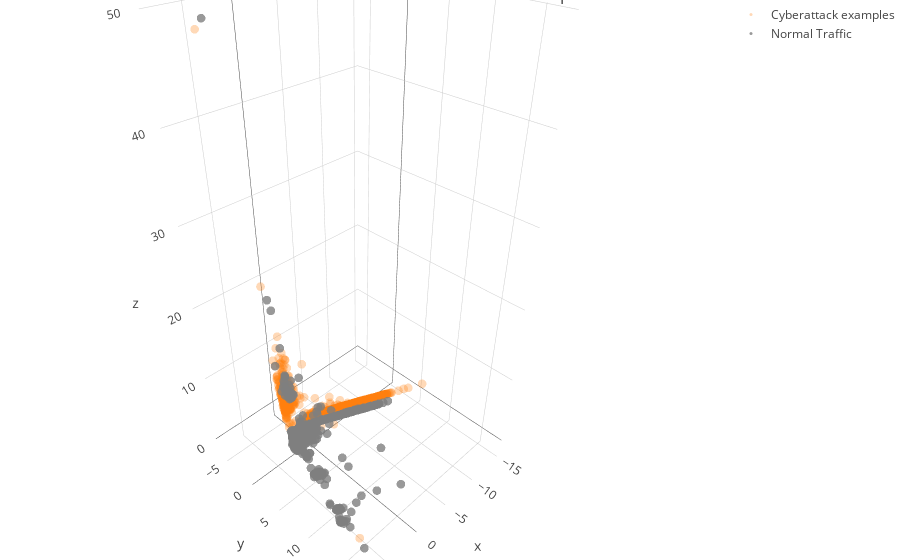

Source (notebook cell):
### Code cell
# Graphing 3-D reduced data
marker_pos = dict(size=3, symbol='circle',
                  #color='rgb(127, 127, 127)',
                  color = 'rgb(255, 127, 14)',
                  #line=dict(width=1, color='rgba(217, 217, 217, 0.14)'),
                  opacity=0.3)
marker_neg = dict(size=3, symbol='circle',
                  color='rgb(127, 127, 127)',
                  #line=dict(color='rgb(204, 204, 204)',width=0.5),
                  opacity=0.8)

trace1 = go.Scatter3d(x = atk_dat[:,0], y=atk_dat[:,1], z=atk_dat[:,2],
                    mode = 'markers',
                     marker = marker_pos,
                     name = 'Cyberattack examples')

trace2 = go.Scatter3d(x = norm_dat[:,0], y=norm_dat[:,1], z=norm_dat[:,2],
                    mode = 'markers',
                     marker = marker_neg,
                     name = 'Normal Traffic')
data=[trace1, trace2]
#data = [trace1]

layout = go.Layout(
    margin=dict(
        l=0,
        r=0,
        b=0,
        t=0
    ),
    title = 'Scania Truck Data Reduced to 3 Components',
    xaxis = dict(title = 'PC1', titlefont = dict(size=18)),
    yaxis = dict(title = 'PC2', titlefont = dict(size=18)),
    #zaxis = dict(title = 'PC3', titlefont = dict(size=18))
)
fig = go.Figure(data=data, layout=layout)
py.offline.iplot(fig, filename='simple-3d-scatter')

### Figure 1 — Plotly figure (JSON) as saved in the notebook; plotly's stock layout.template omitted (floating-point values rounded to 4 significant figures; data arrays with more than 128 entries replaced by an {"elided": "..."} marker saying what was removed)
{"data": [{"marker": {"color": "rgb(255, 127, 14)", "opacity": 0.3, "size": 3, "symbol": "circle"}, "mode": "markers", "name": "Cyberattack examples", "type": "scatter3d", "uid": "fdb055e2-f9cb-11e8-aa5c-00e04c680147", "x": {"elided": "2000 float values"}, "y": {"elided": "2000 float values"}, "z": {"elided": "2000 float values"}}, {"marker": {"color": "rgb(127, 127, 127)", "opacity": 0.8, "size": 3, "symbol": "circle"}, "mode": "markers", "name": "Normal Traffic", "type": "scatter3d", "uid": "fdb05cd8-f9cb-11e8-ac9c-00e04c680147", "x": {"elided": "2000 float values"}, "y": {"elided": "2000 float values"}, "z": {"elided": "2000 float values"}}], "layout": {"margin": {"b": 0, "l": 0, "r": 0, "t": 0}, "title": "Scania Truck Data Reduced to 3 Components", "xaxis": {"title": "PC1", "titlefont": {"size": 18}}, "yaxis": {"title": "PC2", "titlefont": {"size": 18}}}}
